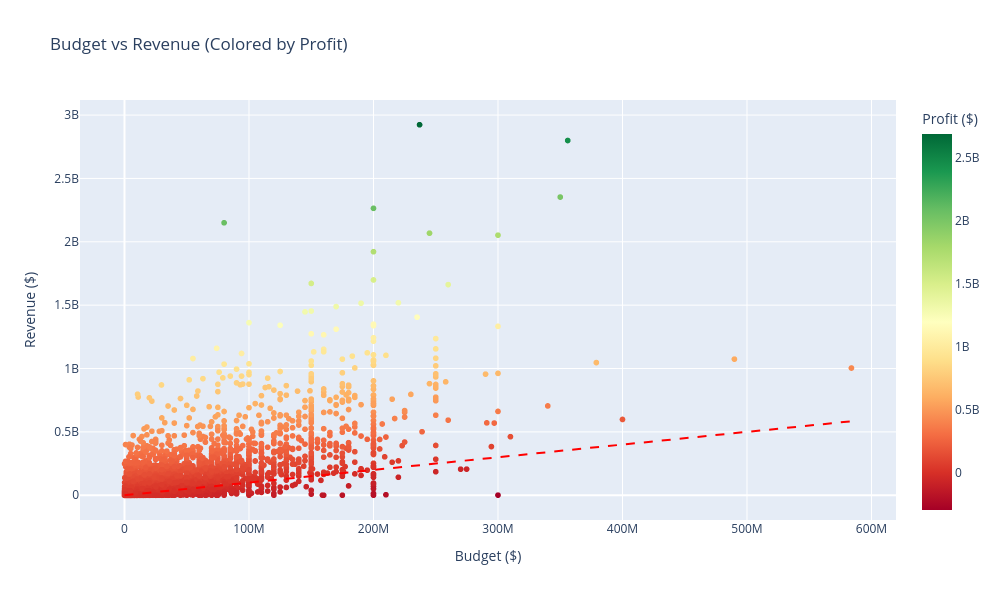

The notebook cell this image was saved under:
### Code cell
# Budget vs Revenue scatter plot with profitability coloring
fig = px.scatter(df, x='budget', y='revenue', color='profit',
                 hover_data=['title', 'vote_average', 'ROI'],
                 title='Budget vs Revenue (Colored by Profit)',
                 labels={'budget': 'Budget ($)', 'revenue': 'Revenue ($)', 'profit': 'Profit ($)'},
                 color_continuous_scale='RdYlGn')
fig.add_shape(type='line', x0=0, y0=0, x1=df['budget'].max(), y1=df['budget'].max(),
              line=dict(color='red', dash='dash'), name='Break-even line')
fig.update_layout(height=600, width=1000)
fig.show()

### Figure 1 — Plotly figure (JSON) as saved in the notebook; plotly's stock layout.template omitted (floating-point values rounded to 4 significant figures; data arrays with more than 128 entries replaced by an {"elided": "..."} marker saying what was removed)
{"data": [{"customdata": {"elided": "10972x3 mixed values"}, "hovertemplate": "Budget ($)=%{x}<br>Revenue ($)=%{y}<br>title=%{customdata[0]}<br>vote_average=%{customdata[1]}<br>ROI=%{customdata[2]}<br>Profit ($)=%{marker.color}<extra></extra>", "legendgroup": "", "marker": {"color": {"elided": "10972 float values"}, "coloraxis": "coloraxis", "symbol": "circle"}, "mode": "markers", "name": "", "showlegend": false, "type": "scattergl", "x": {"elided": "10972 float values"}, "xaxis": "x", "y": {"elided": "10972 float values"}, "yaxis": "y"}], "layout": {"coloraxis": {"colorbar": {"title": {"text": "Profit ($)"}}, "colorscale": [[0, "rgb(165,0,38)"], [0.1, "rgb(215,48,39)"], [0.2, "rgb(244,109,67)"], [0.3, "rgb(253,174,97)"], [0.4, "rgb(254,224,139)"], [0.5, "rgb(255,255,191)"], [0.6, "rgb(217,239,139)"], [0.7, "rgb(166,217,106)"], [0.8, "rgb(102,189,99)"], [0.9, "rgb(26,152,80)"], [1, "rgb(0,104,55)"]]}, "height": 600, "legend": {"tracegroupgap": 0}, "shapes": [{"line": {"color": "red", "dash": "dash"}, "name": "Break-even line", "type": "line", "x0": 0, "x1": 583900000, "y0": 0, "y1": 583900000}], "title": {"text": "Budget vs Revenue (Colored by Profit)"}, "width": 1000, "xaxis": {"anchor": "y", "domain": [0, 1], "title": {"text": "Budget ($)"}}, "yaxis": {"anchor": "x", "domain": [0, 1], "title": {"text": "Revenue ($)"}}}}
